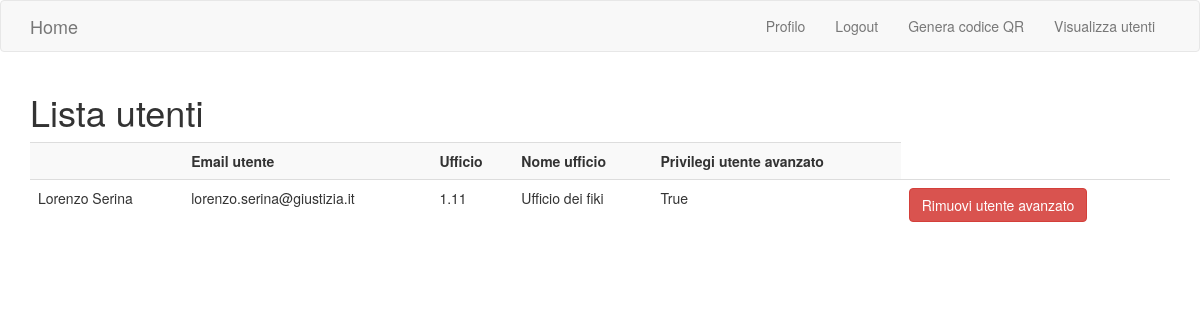
The page /su/utenti (signed in) on the database its author committed.
### app/models.py (models this page shows, shortened)
class User(UserMixin, db.Model):
    id = db.Column(db.Integer, primary_key=True)
    nome = db.Column(db.String(32), index=True)
    cognome = db.Column(db.String(32), index=True)
    email = db.Column(db.String(64), index=True, unique=True)
    password = db.Column(db.String(128))
    nome_ufficio = db.Column(db.String(32), index=True)
    ufficio = db.Column(db.String(32), index=True)
    confirmed = db.Column(db.Boolean, default=False)
    superuser=db.Column(db.Boolean, default=False)

### app/superuser.py (the view)
@bp.route('/utenti', methods=('GET', 'POST'))
@login_required
def see_users():
    users=User.query.filter(User.email!=current_app.config["ADMIN_MAIL"]).all()
    return render_template('superuser/visualizza_utenti.html', title=current_app.config["LABELS"]["lista_utenti"], users=users)

### app/models.py (called while the page is built)
@login.user_loader
def load_user(id):
    return User.query.get(int(id))

### app/templates/superuser/visualizza_utenti.html
{% extends "base.html" %}
{% block app_content %}
    <h1>{{ title }}</h1>
    <table id="data" class="table table-striped">
        <tr>
          <th>{{config.LABELS.nome_utente}}</th>
          <th>{{config.LABELS.email_utente}}</th>
          <th>{{config.LABELS.ufficio}}</th>
          <th>{{config.LABELS.nome_ufficio}}</th>
          <th>{{config.LABELS.privilegi}}</th>
        </tr>
        {% for user in users %}
        <tr>
          <td>{{ user.nome + " " + user.cognome }}</td>
          <td>{{ user.email }}</td>
          <td>{{ user.ufficio }}</td>
          <td>{{ user.nome_ufficio }}</td>
          <td>{{ user.superuser }}</td>
          <td>
            {% if  user.superuser == False %}
                <a class="btn btn-success btn-md" href="{{ url_for('superuser.promote', user_id=user.id) }}">{{ config.LABELS.promote }}</a>
            {% else %}
                <a class="btn btn-danger btn-md" href="{{ url_for('superuser.demote', user_id=user.id) }}">{{ config.LABELS.demote }}</a>
            {% endif %}
        </td>
        </tr>
        {% endfor %}
    </table>
{% endblock %}

### app/templates/base.html (shortened to what this page needs)
{% extends 'bootstrap/base.html' %}
{% block navbar %}
    <nav class="navbar navbar-default">
        <div class="container">
            <div class="navbar-header">
                <a class="navbar-brand" href="{{ url_for('index') }}">Home</a>
            </div>
            <div class="collapse navbar-collapse" id="navbar">
                <ul class="nav navbar-nav navbar-right">
                    {% if current_user.is_anonymous %}
                        <li><a href="{{ url_for('auth.login') }}">{{ config.LABELS.login }}</a></li>
                    {% else %}
                        <li><a href="{{ url_for('user.user', id=current_user.id) }}">{{ config.LABELS.profilo }}</a></li>
                        <li><a href="{{ url_for('auth.logout') }}">{{ config.LABELS.logout }}</a></li>
                        <li><a href="{{ url_for('fascicoli.generation') }}">{{ config.LABELS.genera }}</a></li>
                        <li>
                            {% if current_user.email == config.ADMIN_MAIL %}
                                <a href="{{ url_for('superuser.see_users') }}">{{ config.LABELS.visualizza_utenti }}</a>
                            {% endif %}
                        </li>
                    {% endif %}
                </ul>
            </div>
        </div>
    </nav>
{% endblock %}
{% block content %}
    <div class="container">
        {% block app_content %}{% endblock %}
    </div>
{% endblock %}

### rows shown on the page
User: nome+cognome "Lorenzo Serina", email "lorenzo.serina@giustizia.it", ufficio "1.11", nome_ufficio "Ufficio dei fiki", superuser "True", LABELS.demote "Rimuovi utente avanzato"

### other values the page prints
{{ config.LABELS.profilo }} "Profilo"
{{ config.LABELS.logout }} "Logout"
{{ config.LABELS.genera }} "Genera codice QR"
{{ config.LABELS.visualizza_utenti }} "Visualizza utenti"
{{ title }} "Lista utenti"
{{ config.LABELS.email_utente }} "Email utente"
{{ config.LABELS.ufficio }} "Ufficio"
{{ config.LABELS.nome_ufficio }} "Nome ufficio"
{{ config.LABELS.privilegi }} "Privilegi utente avanzato"
